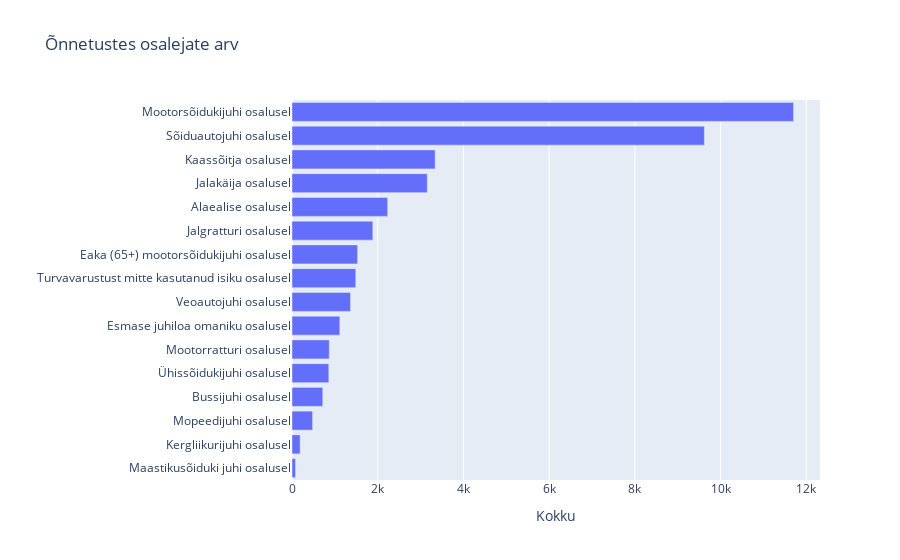

Notebook code cell kept with this figure:
### Code cell
# liiklusõnnetused osaleja tüüpide kaupa
@pn.depends( pn.widgets.RadioButtonGroup.param.value)   
def osalejad(liik, slider_value):
    df_kaart=df.loc[pd.to_datetime(slider_value[0]):pd.to_datetime(slider_value[1])]    
    options=['Jalakäija osalusel', 'Kergliikurijuhi osalusel', 'Kaassõitja osalusel', 'Maastikusõiduki juhi osalusel', "Eaka (65+) mootorsõidukijuhi osalusel",  "Bussijuhi osalusel", "Veoautojuhi osalusel", "Ühissõidukijuhi osalusel", "Sõiduautojuhi osalusel", "Mootorratturi osalusel", "Mopeedijuhi osalusel", "Jalgratturi osalusel", "Alaealise osalusel", "Turvavarustust mitte kasutanud isiku osalusel", "Esmase juhiloa omaniku osalusel", "Mootorsõidukijuhi osalusel"]

    # Count the number of accidents for each participant type
    df_count = df_kaart[options].apply(pd.Series.value_counts).T.reset_index().sort_values(1.0)
    # Counting the number of accidents for each time component
    õnnetusi = df_kaart['Liiklusõnnetuse liik [3]'].value_counts().sort_index().sort_values()


    # Create the plot using Plotly Express
    fig1 = px.bar(df_count, y='index', x=1.0, title='Õnnetustes osalejate arv')
    fig1.update_layout(
    xaxis_title='Kokku',
    yaxis_title='')
    
# Creating bar plots using Plotly
    if liik == "Osalejad":
        return fig1
    elif liik == "Õnnetuse liik": 
        fig = px.bar(y=õnnetusi.index, x=õnnetusi.values, labels={'x': 'Õnnetuste arv'}, title='Erinevat liiki õnnetuste arv')
        return fig

osalejad(õnnetused.value, slider.value)

### Figure 1 — Plotly figure (JSON) as saved in the notebook; plotly's stock layout.template omitted (floating-point values rounded to 4 significant figures)
{"data": [{"alignmentgroup": "True", "hovertemplate": "1.0=%{x}<br>index=%{y}<extra></extra>", "legendgroup": "", "marker": {"color": "#636efa", "pattern": {"shape": ""}}, "name": "", "offsetgroup": "", "orientation": "h", "showlegend": false, "textposition": "auto", "type": "bar", "x": [83, 190, 481, 718, 859, 870, 1116, 1366, 1488, 1531, 1886, 2232, 3156, 3340, 9621, 11703], "xaxis": "x", "y": ["Maastikusõiduki juhi osalusel", "Kergliikurijuhi osalusel", "Mopeedijuhi osalusel", "Bussijuhi osalusel", "Ühissõidukijuhi osalusel", "Mootorratturi osalusel", "Esmase juhiloa omaniku osalusel", "Veoautojuhi osalusel", "Turvavarustust mitte kasutanud isiku osalusel", "Eaka (65+) mootorsõidukijuhi osalusel", "Jalgratturi osalusel", "Alaealise osalusel", "Jalakäija osalusel", "Kaassõitja osalusel", "Sõiduautojuhi osalusel", "Mootorsõidukijuhi osalusel"], "yaxis": "y"}], "layout": {"barmode": "relative", "legend": {"tracegroupgap": 0}, "title": {"text": "Õnnetustes osalejate arv"}, "xaxis": {"anchor": "y", "domain": [0, 1], "title": {"text": "Kokku"}}, "yaxis": {"anchor": "x", "domain": [0, 1], "title": {"text": ""}}}}
